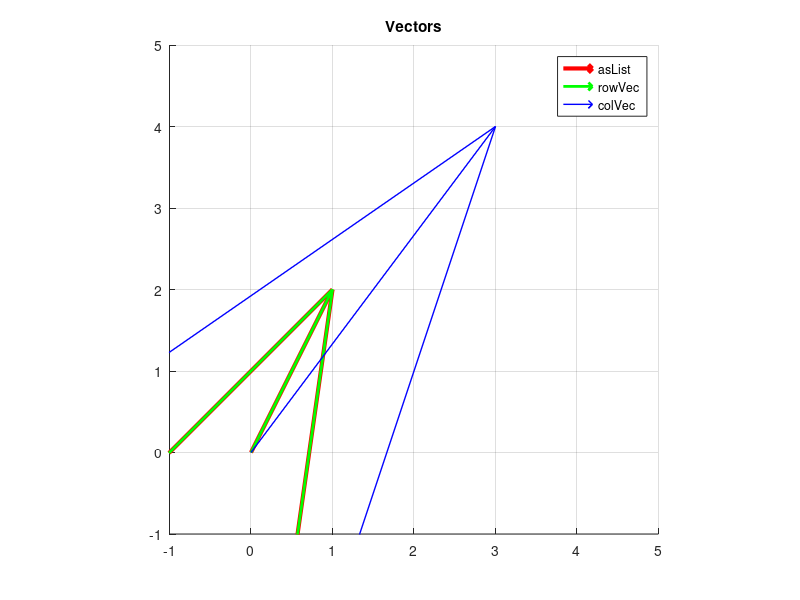

Write MATLAB code to recreate this figure.
% Creating a vector as a MATLAB list
asList = [1, 2];


%%%%%%% TODO %%%%%%%
% Creating a row vector
% Generate row vector with same elements of asList.
rowVec = [1, 2]; % row
%%%%%%%%%%%%%%%%%%%%

%%%%%%% TODO %%%%%%%
% Creating a column vector
% Generate row vector with same elements of asList.
colVec = [3; 4]; % column
%%%%%%%%%%%%%%%%%%%%

% Plotting the vectors using quiver
figure;
hold on;

% To prevent overlap, there is a 0.1 offset in the starting points of the vectors. 
quiver(0, 0, asList(1), asList(2), 'r', 'LineWidth', 3, 'AutoScale', 'off', 'MaxHeadSize', 1);
quiver(0, 0, rowVec(1), rowVec(2), 'g', 'LineWidth', 2, 'AutoScale', 'off', 'MaxHeadSize', 1);
quiver(0, 0, colVec(1), colVec(2), 'b', 'LineWidth', 1, 'AutoScale', 'off', 'MaxHeadSize', 1);

% Set axes properties
axis equal;
xlim([-1, 5]);
ylim([-1, 5]);

% Show grid
grid on;

% Title for the visualization
title('Vectors');

% Legend for vectors
legend('asList', 'rowVec', 'colVec');
hold off;